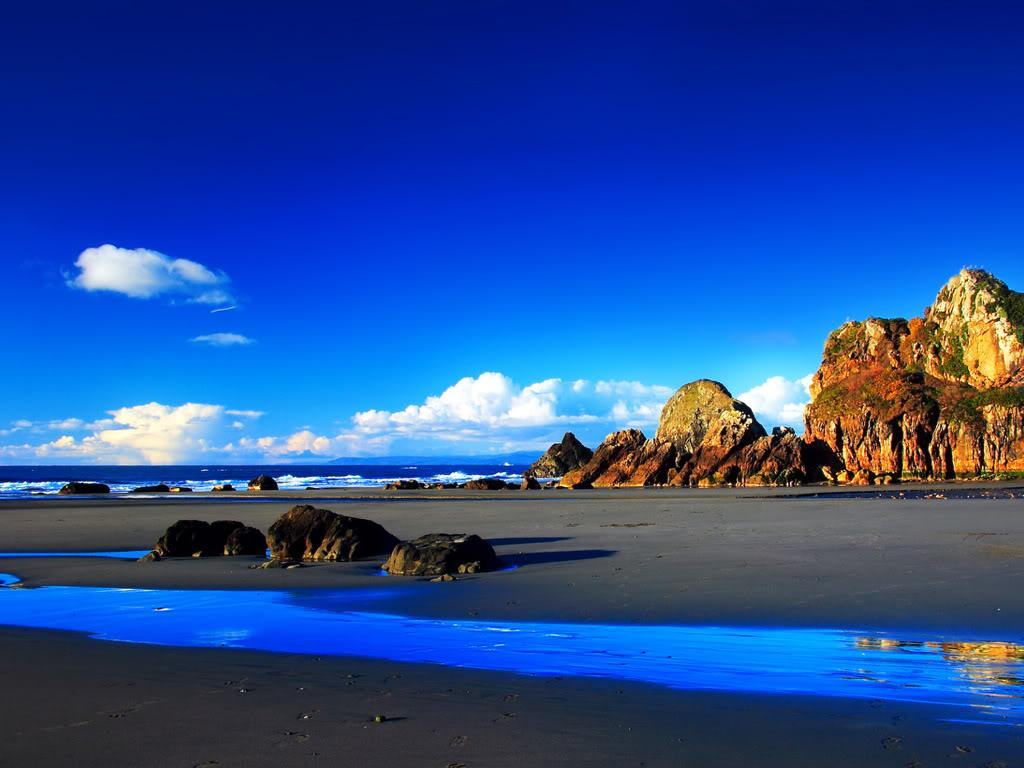
%> input picture lab1_visual/mat/img/praia.bmp, 1024 x 768 px
$ octave RGBsplit.m   (GNU Octave 9; MATLAB toolbox functions it lacks are replaced by stand-ins)
%> lines starting %> are read from the running program, lines starting %| are printed output that depends on the picture

k = imread('C:\Users\UTILIZADOR\Desktop\CIM\Trabalho 2\scriptsMatlab\imagens\praia.bmp');
%> k is the input picture: size 768x1024x3 uint8; mean R, G, B 37.3, 77, 153.4

size(k);
 figure(1); imshow(k); title ('Original Image');
 r = k(:, :, 1);
 g = k(:, :, 2);
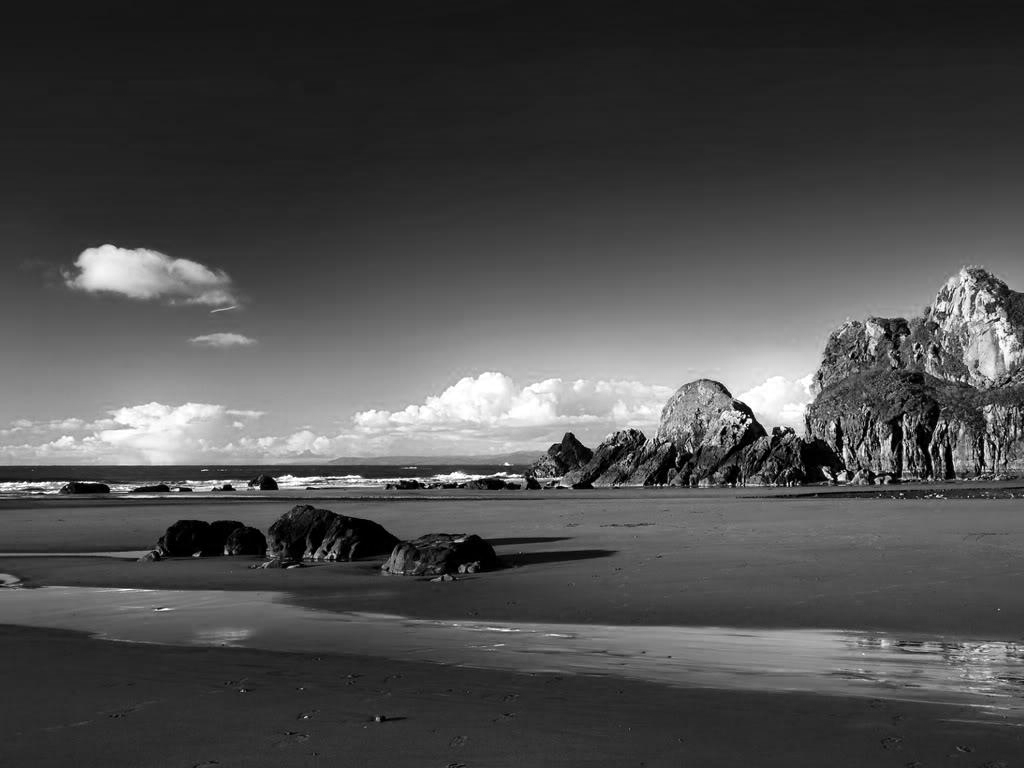
%> g: size 768x1024 uint8; min 0, max 255, mean 77
 b = k(:, :, 3);
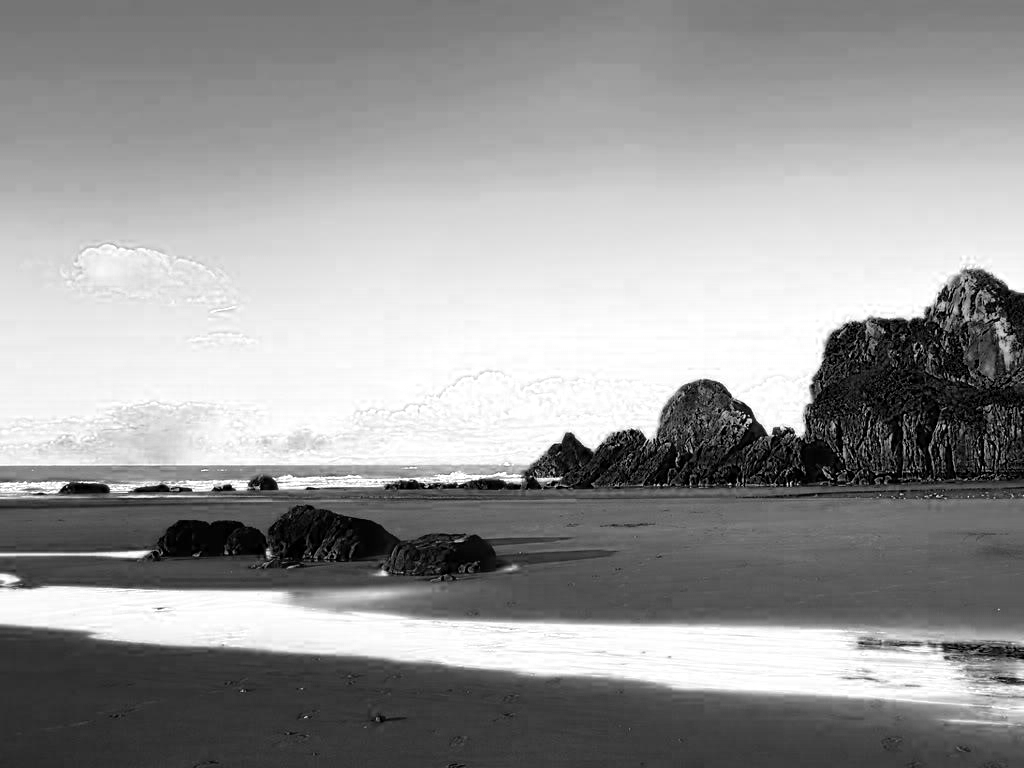
%> b: size 768x1024 uint8; min 0, max 255, mean 153.4
  figure(2); imshow(r); title ('Red Split');

  figure(3); imshow(g); title ('Green Split');

  figure(4); imshow(b); title ('Blue Split');

 im2 = uint8(zeros(768, 1024, 3)); % criada uma imagem só de zeros
 im3 = uint8(zeros(768, 1024, 3)); % criada uma imagem só de zeros
 im4 = uint8(zeros(768, 1024, 3)); % criada uma imagem só de zeros

  im2(:, :, 1) = r;
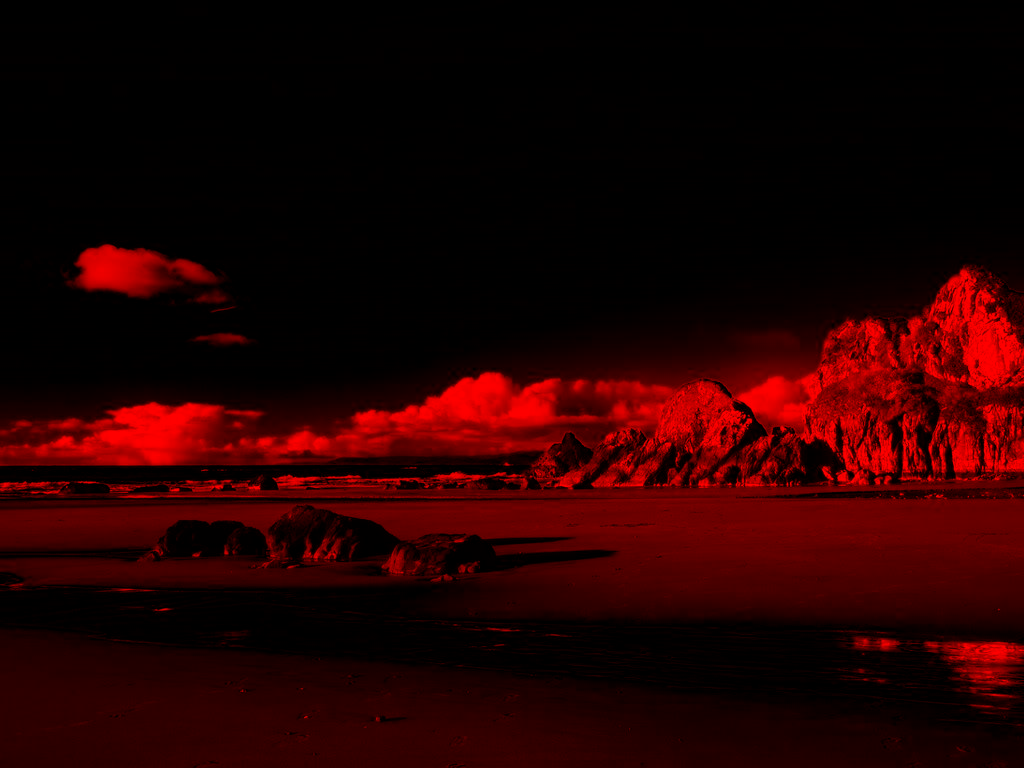
%> im2: size 768x1024x3 uint8; mean R, G, B 37.3, 0, 0
  im3(:, :, 2) = g;
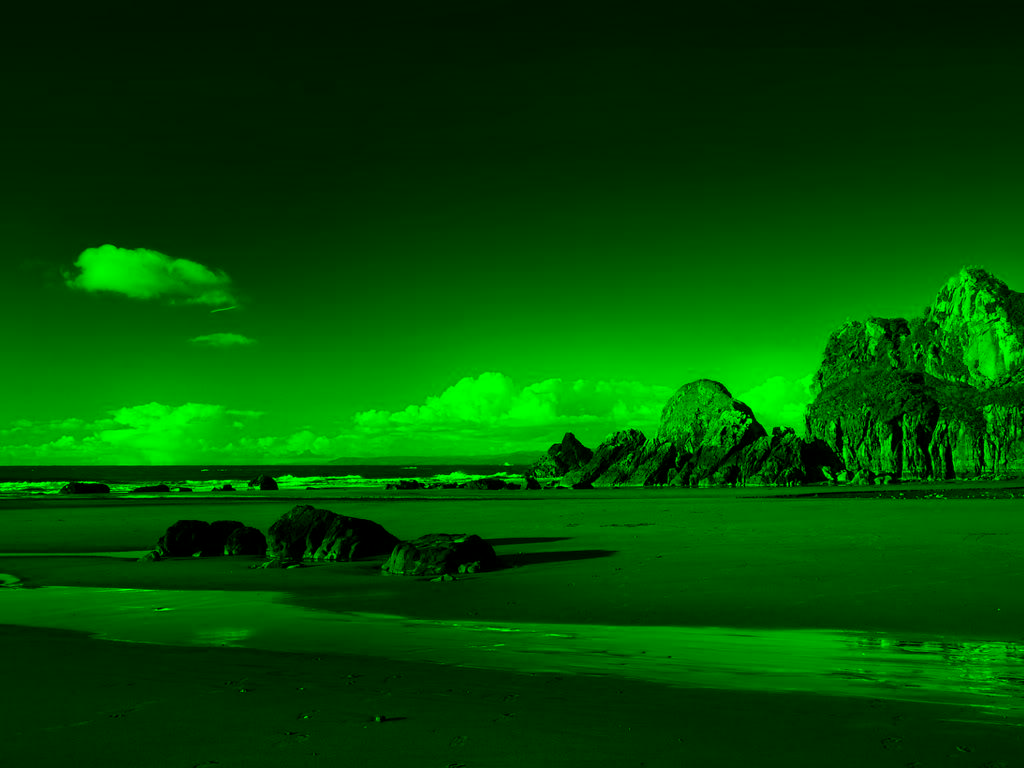
%> im3: size 768x1024x3 uint8; mean R, G, B 0, 77, 0
  im4(:, :, 3) = b;
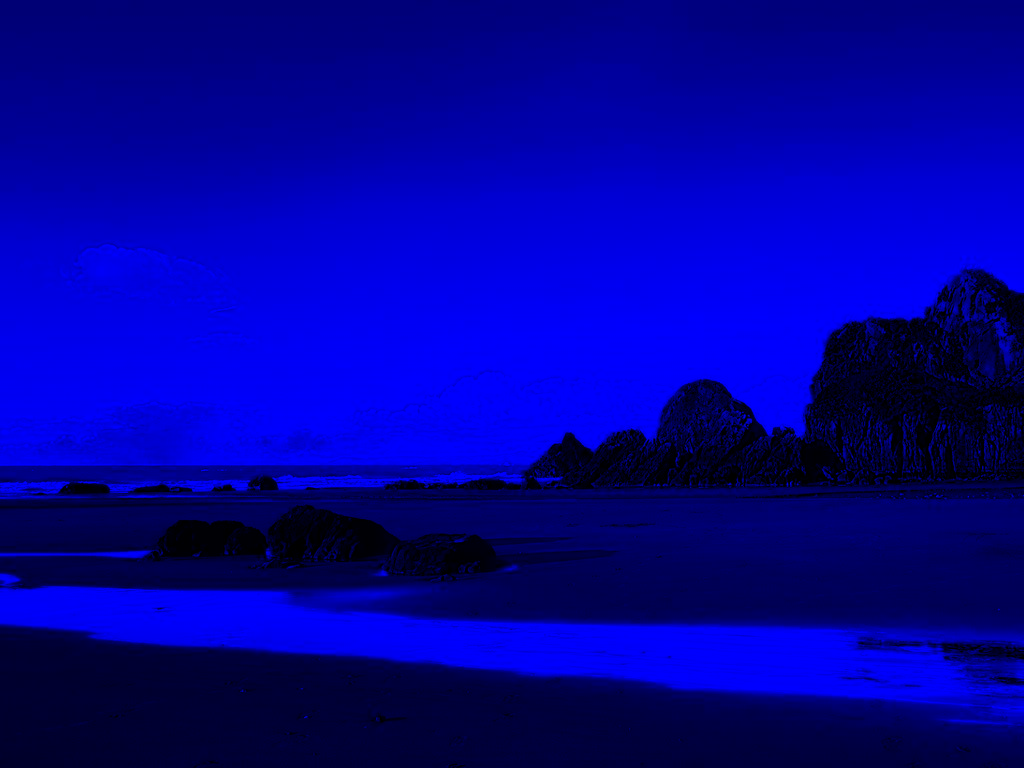
%> im4: size 768x1024x3 uint8; mean R, G, B 0, 0, 153.4

  figure(5); imshow(im2);

  figure(6); imshow(im3);

  figure(7); imshow(im4);

rgbImage = cat(3, r, g, b);
figure (8); imshow(rgbImage); title ('RGB reconstruction');
